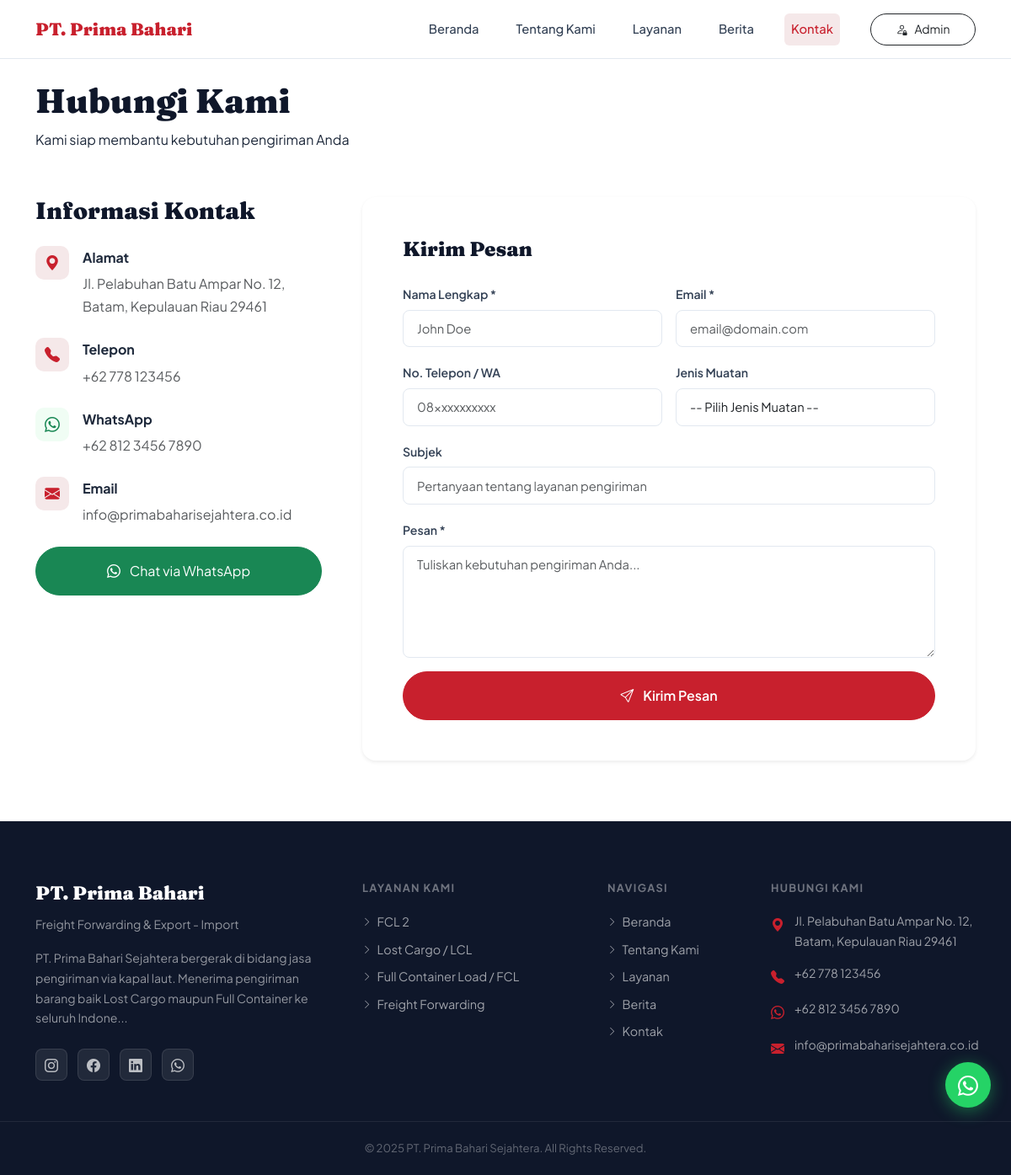
The page /contact.php on the database its author committed.
### tables this page shows
CREATE TABLE `services`  (
  `id` int NOT NULL AUTO_INCREMENT,
  `title` varchar(200) NOT NULL,
  `slug` varchar(200) NOT NULL,
  `icon` varchar(100) NULL DEFAULT 'bi-box-seam',
  `image` varchar(255) NULL DEFAULT NULL,
  `short_desc` text NULL,
  `full_desc` longtext NULL,
  `features` text NULL COMMENT 'JSON array of feature strings',
  `is_featured` tinyint(1) NULL DEFAULT 0,
  `is_active` tinyint(1) NULL DEFAULT 1,
  `sort_order` int NULL DEFAULT 0,
  `created_at` timestamp NOT NULL DEFAULT current_timestamp,
  `updated_at` timestamp NOT NULL DEFAULT current_timestamp ON UPDATE CURRENT_TIMESTAMP,
  PRIMARY KEY (`id`) USING BTREE,
  UNIQUE INDEX `slug`(`slug` ASC) USING BTREE
);

### includes/functions.php (called while the page is built, shortened)
<?php
function getAllSettings(): array {
    $pdo = getPDO();
    $stmt = $pdo->query("SELECT setting_key, setting_value FROM settings");
    $result = [];
    while ($row = $stmt->fetch()) {
        $result[$row['setting_key']] = $row['setting_value'];
    }
    return $result;
}
function getServices(bool $activeOnly = true): array {
    $pdo = getPDO();
    $where = $activeOnly ? 'WHERE is_active = 1' : '';
    return $pdo->query("SELECT * FROM services $where ORDER BY sort_order ASC, id ASC")->fetchAll();
}
function truncate(string $text, int $length = 120): string {
    $text = strip_tags($text);
    return mb_substr($text, 0, $length) . '...';
}

### contact.php (the view, shortened to what this page needs)
<?php
require_once __DIR__ . '/includes/functions.php';
$s = getAllSettings();
$pdo = getPDO();
$cargoTypes = $pdo->query("SELECT * FROM cargo_types WHERE is_active=1 ORDER BY sort_order ASC, name ASC")->fetchAll();
$wa = preg_replace('/[^0-9]/', '', $s['contact_whatsapp'] ?? '');
?>
<?php require_once __DIR__ . '/includes/header.php'; ?>
<section class="page-header pt-5 mt-5">
    <div class="container page-header-content">
        <h1 class="page-header-title" data-aos="fade-up">Hubungi Kami</h1>
        <p class="page-header-sub" data-aos="fade-up" data-aos-delay="100">Kami siap membantu kebutuhan pengiriman Anda</p>
        <nav aria-label="breadcrumb" data-aos="fade-up" data-aos-delay="150">
            <ol class="breadcrumb breadcrumb-dark">
                <li class="breadcrumb-item"><a href="<?= BASE_URL ?>/">Beranda</a></li>
                <li class="breadcrumb-item active">Kontak</li>
            </ol>
        </nav>
    </div>
</section>
<section class="section-pad pb-5 mb-4">
    <div class="container">
        <div class="row g-5">
            <div class="col-lg-4" data-aos="fade-right">
                <h3 class="mb-4">Informasi Kontak</h3>
                <div class="d-flex flex-column gap-4">
                    <?php if (!empty($s['contact_address'])): ?>
                    <div class="d-flex gap-3">
                        <div class="contact-icon-wrap"><i class="bi bi-geo-alt-fill"></i></div>
                        <div>
                            <strong class="d-block mb-1">Alamat</strong>
                            <p class="text-muted mb-0"><?= nl2br(htmlspecialchars($s['contact_address'])) ?></p>
                        </div>
                    </div>
                    <?php endif; ?>
                    <?php if (!empty($s['contact_phone'])): ?>
                    <div class="d-flex gap-3">
                        <div class="contact-icon-wrap"><i class="bi bi-telephone-fill"></i></div>
                        <div>
                            <strong class="d-block mb-1">Telepon</strong>
                            <a href="tel:<?= preg_replace('/[^0-9+]/', '', $s['contact_phone']) ?>" class="text-muted text-decoration-none">
                                <?= htmlspecialchars($s['contact_phone']) ?>
                            </a>
                        </div>
                    </div>
                    <?php endif; ?>
                    <?php if ($wa): ?>
                    <div class="d-flex gap-3">
                        <div class="contact-icon-wrap text-success"><i class="bi bi-whatsapp"></i></div>
                        <div>
                            <strong class="d-block mb-1">WhatsApp</strong>
                            <a href="https://wa.me/<?= $wa ?>" target="_blank" class="text-muted text-decoration-none">
                                <?= htmlspecialchars($s['contact_whatsapp']) ?>
                            </a>
                        </div>
                    </div>
                    <?php endif; ?>
                    <?php if (!empty($s['contact_email'])): ?>
                    <div class="d-flex gap-3">
                        <div class="contact-icon-wrap"><i class="bi bi-envelope-fill"></i></div>
                        <div>
                            <strong class="d-block mb-1">Email</strong>
                            <a href="mailto:<?= htmlspecialchars($s['contact_email']) ?>" class="text-muted text-decoration-none">
                                <?= htmlspecialchars($s['contact_email']) ?>
                            </a>
                        </div>
                    </div>
                    <?php endif; ?>
                </div>
                <?php if ($wa): ?>
                <a href="https://wa.me/<?= $wa ?>?text=Halo%2C%20saya%20ingin%20bertanya%20tentang%20layanan%20PBS." target="_blank"
                   class="btn btn-success w-100 mt-4 py-3 rounded-pill">
                    <i class="bi bi-whatsapp me-2"></i> Chat via WhatsApp
                </a>
                <?php endif; ?>
            </div>
            <div class="col-lg-8" data-aos="fade-left">
                <div class="p-4 p-lg-5 bg-white rounded-4 shadow-sm">
                    <h4 class="mb-4">Kirim Pesan</h4>
                    <form method="POST" action="" id="contactForm">
                        <div class="row g-3">
                            <div class="col-md-6">
                                <label class="form-label fw-600">Nama Lengkap *</label>
                                <input type="text" name="name" class="form-control" placeholder="John Doe" required
                                       value="<?= htmlspecialchars($_POST['name'] ?? '') ?>">
                            </div>
                            <div class="col-md-6">
                                <label class="form-label fw-600">Email *</label>
                                <input type="email" name="email" class="form-control" placeholder="email@domain.com" required
                                       value="<?= htmlspecialchars($_POST['email'] ?? '') ?>">
                            </div>
                            <div class="col-md-6">
                                <label class="form-label fw-600">No. Telepon / WA</label>
                                <input type="tel" name="phone" class="form-control" placeholder="08xxxxxxxxxx"
                                       value="<?= htmlspecialchars($_POST['phone'] ?? '') ?>">
                            </div>
                            <div class="col-md-6">
                                <label class="form-label fw-600">Jenis Muatan</label>
                                <select name="cargo_type_id" class="form-select">
                                    <?php if (empty($cargoTypes)): ?>
                                        <option value="">Pilih Jenis Muatan</option>
                                        <option value="">FCL (Full Container Load)</option>
                                        <option value="">LCL (Less than Container Load)</option>
                                        <option value="">Break Bulk</option>
                                        <option value="">Project Cargo</option>
                                        <option value="">Lainnya</option>
                                    <?php else: ?>
                                        <option value="">-- Pilih Jenis Muatan --</option>
                                    <?php endif; ?>
                                </select>
                            </div>
                            <div class="col-12">
                                <label class="form-label fw-600">Subjek</label>
                                <input type="text" name="subject" class="form-control"
                                       placeholder="Pertanyaan tentang layanan pengiriman"
                                       value="<?= htmlspecialchars($_POST['subject'] ?? (isset($_GET['service']) ? 'Pertanyaan tentang: ' . ($_GET['service'] ?? '') : '')) ?>">
                            </div>
                            <div class="col-12">
                                <label class="form-label fw-600">Pesan *</label>
                                <textarea name="message" class="form-control" rows="5"
                                          placeholder="Tuliskan kebutuhan pengiriman Anda..." required><?= htmlspecialchars($_POST['message'] ?? '') ?></textarea>
                            </div>
                            <div class="col-12">
                                <button type="submit" class="btn btn-primary px-5 py-3 rounded-pill w-100">
                                    <i class="bi bi-send me-2"></i> Kirim Pesan
                                </button>
                            </div>
                        </div>
                    </form>
                </div>
            </div>
        </div>
    </div>
</section>
<?php require_once __DIR__ . '/includes/footer.php'; ?>

### includes/footer.php (shortened to what this page needs)
<?php
$s = $s ?? getAllSettings();
$phone    = $s['contact_phone']     ?? '';
$wa       = $s['contact_whatsapp']  ?? '';
$email    = $s['contact_email']     ?? '';
$address  = $s['contact_address']   ?? '';
$waClean  = preg_replace('/[^0-9]/', '', $wa);
$services = getServices();
?>
<footer class="pbs-footer">
    <div class="footer-top">
        <div class="container">
            <div class="row g-5">
                <div class="col-lg-4">
                    <?php if (!empty($s['logo'])): ?>
                        <img src="<?= assetUrl($s['logo']) ?>" alt="Logo" height="56" class="mb-3">
                    <?php else: ?>
                        <h4 class="footer-brand-text"><?= htmlspecialchars($s['site_name']) ?></h4>
                    <?php endif; ?>
                    <p class="footer-desc"><?= htmlspecialchars($s['site_tagline'] ?? '') ?></p>
                    <p class="footer-desc small"><?= truncate($s['site_description'] ?? '', 160) ?></p>
                    <div class="social-links mt-4">
                        <?php if (!empty($s['social_instagram'])): ?>
                            <a href="<?= htmlspecialchars($s['social_instagram']) ?>" target="_blank"><i class="bi bi-instagram"></i></a>
                        <?php endif; ?>
                        <?php if (!empty($s['social_facebook'])): ?>
                            <a href="<?= htmlspecialchars($s['social_facebook']) ?>" target="_blank"><i class="bi bi-facebook"></i></a>
                        <?php endif; ?>
                        <?php if (!empty($s['social_linkedin'])): ?>
                            <a href="<?= htmlspecialchars($s['social_linkedin']) ?>" target="_blank"><i class="bi bi-linkedin"></i></a>
                        <?php endif; ?>
                        <?php if (!empty($waClean)): ?>
                            <a href="https://wa.me/<?= $waClean ?>" target="_blank"><i class="bi bi-whatsapp"></i></a>
                        <?php endif; ?>
                    </div>
                </div>
                <div class="col-lg-3 col-sm-6">
                    <h6 class="footer-heading">Layanan Kami</h6>
                    <ul class="footer-links">
                        <?php foreach ($services as $svc): ?>
                            <li><a href="<?= BASE_URL ?>/services.php#service-<?= $svc['id'] ?>"><i class="bi bi-chevron-right"></i> <?= htmlspecialchars($svc['title']) ?></a></li>
                        <?php endforeach; ?>
                    </ul>
                </div>
                <div class="col-lg-2 col-sm-6">
                    <h6 class="footer-heading">Navigasi</h6>
                    <ul class="footer-links">
                        <li><a href="<?= BASE_URL ?>/"><i class="bi bi-chevron-right"></i> Beranda</a></li>
                        <li><a href="<?= BASE_URL ?>/about.php"><i class="bi bi-chevron-right"></i> Tentang Kami</a></li>
                        <li><a href="<?= BASE_URL ?>/services.php"><i class="bi bi-chevron-right"></i> Layanan</a></li>
                        <li><a href="<?= BASE_URL ?>/news.php"><i class="bi bi-chevron-right"></i> Berita</a></li>
                        <li><a href="<?= BASE_URL ?>/contact.php"><i class="bi bi-chevron-right"></i> Kontak</a></li>
                    </ul>
                </div>
                <div class="col-lg-3">
                    <h6 class="footer-heading">Hubungi Kami</h6>
                    <ul class="footer-contact">
                        <?php if ($address): ?>
                            <li><i class="bi bi-geo-alt-fill"></i><span><?= nl2br(htmlspecialchars($address)) ?></span></li>
                        <?php endif; ?>
                        <?php if ($phone): ?>
                            <li><i class="bi bi-telephone-fill"></i><a href="tel:<?= preg_replace('/[^0-9+]/', '', $phone) ?>"><?= htmlspecialchars($phone) ?></a></li>
                        <?php endif; ?>
                        <?php if ($wa): ?>
                            <li><i class="bi bi-whatsapp"></i><a href="https://wa.me/<?= $waClean ?>" target="_blank"><?= htmlspecialchars($wa) ?></a></li>
                        <?php endif; ?>
                        <?php if ($email): ?>
                            <li><i class="bi bi-envelope-fill"></i><a href="mailto:<?= htmlspecialchars($email) ?>"><?= htmlspecialchars($email) ?></a></li>
                        <?php endif; ?>
                    </ul>
                </div>
            </div>
        </div>
    </div>
    <div class="footer-bottom">
        <div class="container">
            <p class="mb-0"><?= htmlspecialchars($s['footer_copyright'] ?? '© 2025 PT. Prima Bahari Sejahtera.') ?></p>
        </div>
    </div>
</footer>
<?php if ($waClean): ?>
<a href="https://wa.me/<?= $waClean ?>?text=Halo%2C%20saya%20ingin%20bertanya%20tentang%20layanan%20pengiriman." class="wa-float" target="_blank">
    <i class="bi bi-whatsapp"></i>
</a>
<?php endif; ?>
</body>
</html>

### rows shown on the page
services: title "FCL 2"
services: title "Lost Cargo / LCL"
services: title "Full Container Load / FCL"
services: title "Freight Forwarding"

### other values the page prints
$s['site_name'] "PT. Prima Bahari"
$s['contact_address'] "Jl. Pelabuhan Batu Ampar No. 12, Batam, Kepulauan Riau 29461"
$s['contact_phone'] "+62 778 123456"
$s['contact_whatsapp'] "+62 812 3456 7890"
$s['contact_email'] "info@primabaharisejahtera.co.id"
$s['site_tagline'] "Freight Forwarding & Export - Import"
truncate($s['site_description'] ?? '', 160) "PT. Prima Bahari Sejahtera bergerak di bidang jasa pengiriman via kapal laut. Menerima pengiriman barang baik Lost Cargo maupun Full Container ke seluruh Indone..."
$address "Jl. Pelabuhan Batu Ampar No. 12, Batam, Kepulauan Riau 29461"
$phone "+62 778 123456"
$wa "+62 812 3456 7890"
$email "info@primabaharisejahtera.co.id"
$s['footer_copyright'] "© 2025 PT. Prima Bahari Sejahtera. All Rights Reserved."
